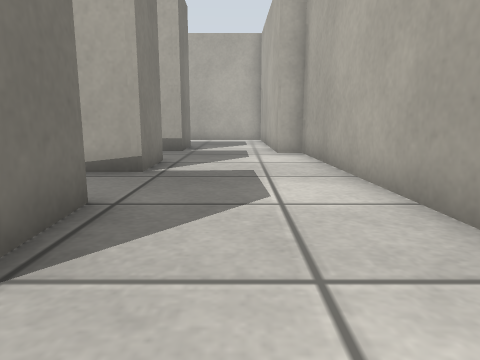
view 1 (above)

17 first-person views from a walk through a world built for the Gazebo simulator. The camera is 0.5 m above the floor, tilts 10° down and sees 70° across. The floor is counted in squares, 0.5 m on a side. Each view is taken from the middle of a square. On the plan, view 1 faces up. The plan holds only what a view shows up to about 13 squares ahead; the rest is blank. Surface patterns are stand-ins for the level's own textures.

view 2
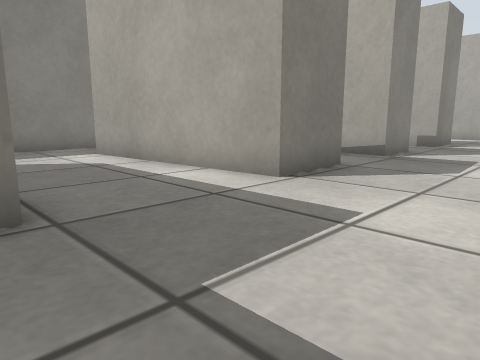

view 3
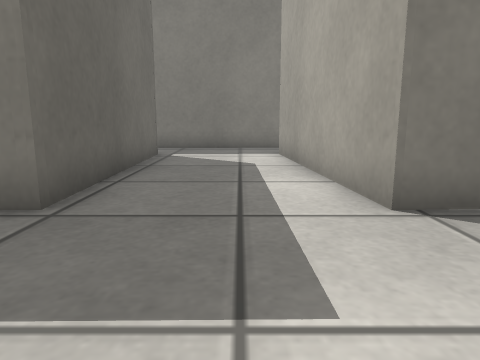

view 4
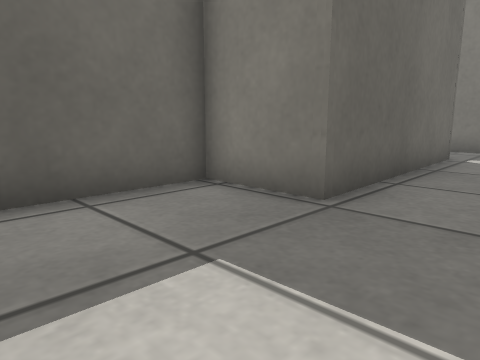

view 5
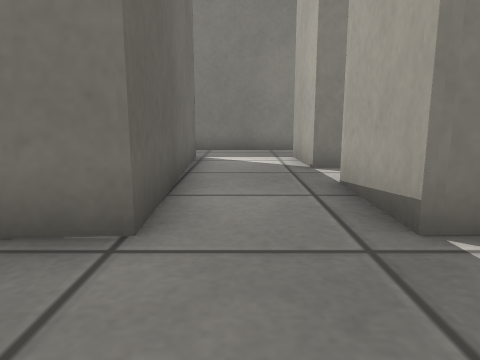

view 6
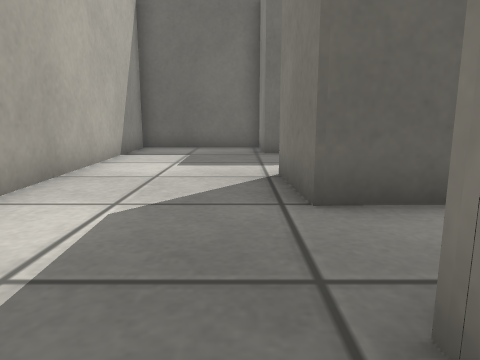

view 7
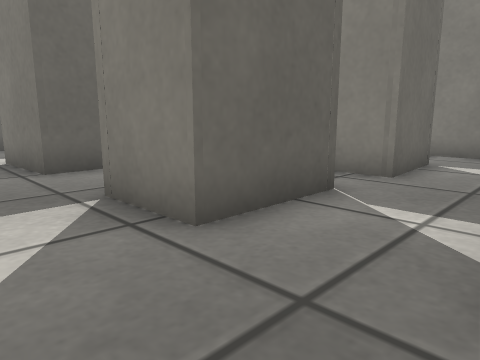

view 8
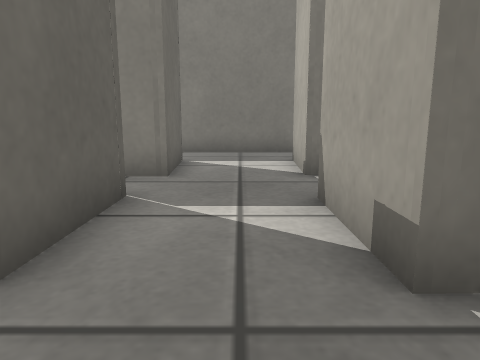

view 9
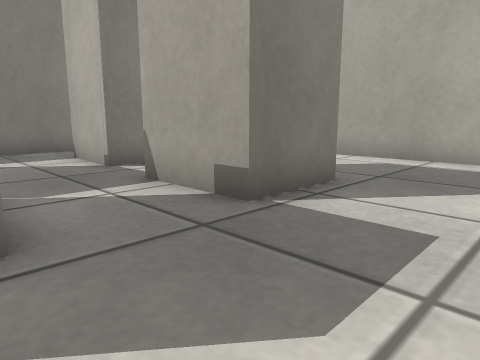

view 10
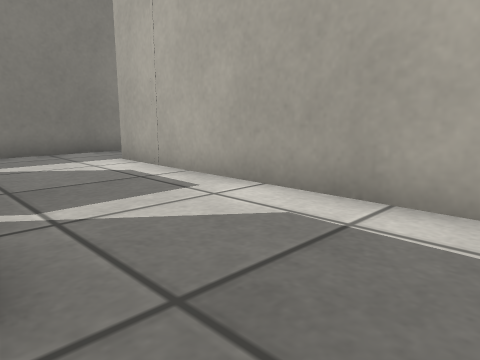

view 11
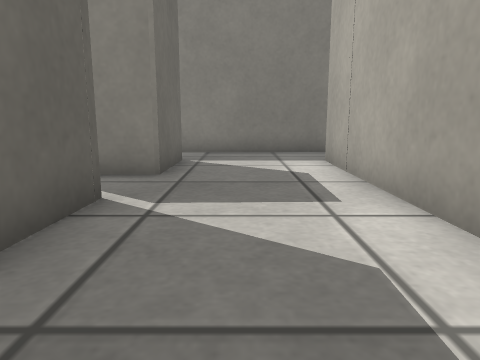

view 12
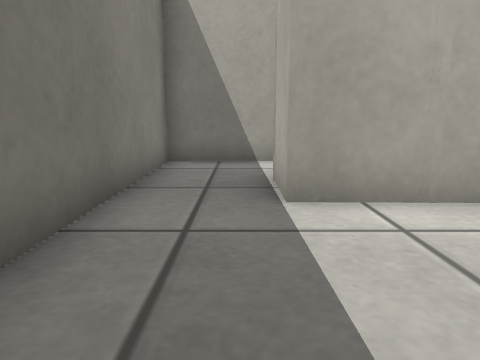

view 13
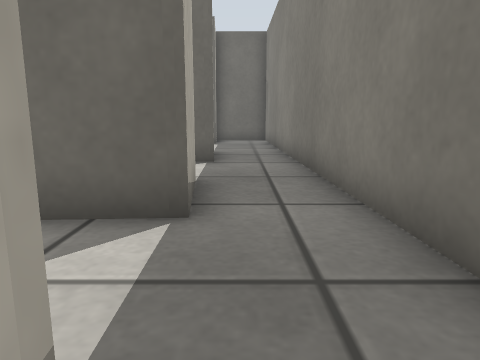

view 14
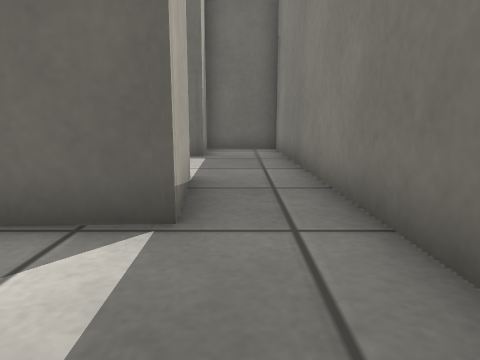

view 15
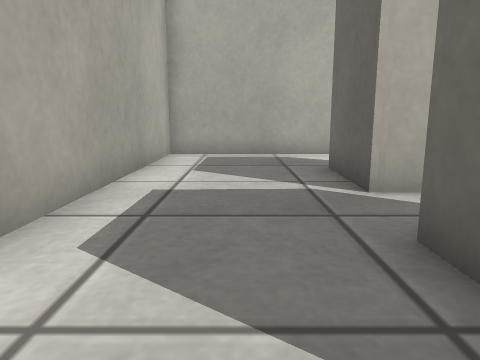

view 16
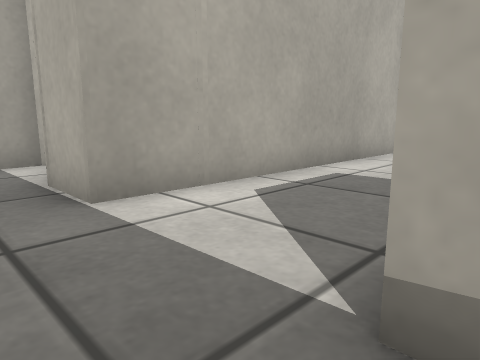

view 17
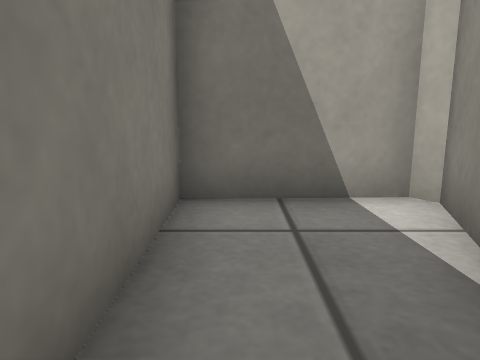

### Floor plan
Points are (right, up) in squares from view 1. A wall is a line through its corners. A room is listed if a view was taken in it or the views show most of it. See-through windows are left out.
Room 1 (views 1, 2, 3, 4, 5, 6, 9, 14)
walls: (-1.7, 1.7) (-8.1, 1.2) (-8.4, 3.8) (-1.9, 4.1) (-1.7, 1.7); (-2.1, 8.5) (-2, 6.6) (-4.5, 6.6); (-6, 8.8) (-6, 6.6) (-8.3, 6.7) (-8.5, 8.5); (-10.5, 8.4) (-10.2, -4.7) (-7.9, -4.7) (-8, -2.4) (-1.6, -2.2) (-1.6, -4.5) (2.5, -4.5) (2, 8.4)
ways out: opening at (-9.5, 7.5) to room 2; opening at (-5, 7.5) to room 2; opening at (0, 7.5) to room 2
Room 2 (views 7, 8, 10, 11, 12, 13, 15, 16, 17)
walls: (-4.3, 12.4) (-4.3, 13.2) (-1.9, 13.1) (-1.8, 11) (-4.4, 11); (-8.5, 13.6) (-6.3, 13.5) (-6.2, 11.2) (-8.5, 11.3); (-4.5, 8.5) (-2.1, 8.5); (-8.5, 8.5) (-6, 8.5); (-8.1, 19.6) (-7.6, 21.1) (-7.8, 21.4) (-10.8, 21.3) (-10.5, 8.4); (2, 8.4) (1.9, 10.4) (1.1, 10.4) (1, 17) (-8.5, 17.1) (-8.5, 18.8)
low walls: (-8.5, 13.1) (-8.5, 13.6)
ways out: opening at (-9.5, 7.5) to room 1; opening at (-5, 7.5) to room 1; opening at (0, 7.5) to room 1

Positions as (right, up) in squares from view 1, and headings:
1: (0, 0), facing up
2: (2, -3), facing up-left
3: (2, 0), facing left
4: (2, 0), facing down-left
5: (1, 5), facing left
6: (-1, 8), facing down
7: (0, 11), facing down-left
8: (0, 10), facing left
9: (1, 8), facing up-left
10: (0, 13), facing up-left
11: (0, 15), facing left
12: (-9, 13), facing up
13: (-9, 12), facing down
14: (-9, 7), facing down
15: (-9, 15), facing right
16: (-10, 13), facing up-right
17: (-10, 17), facing up
